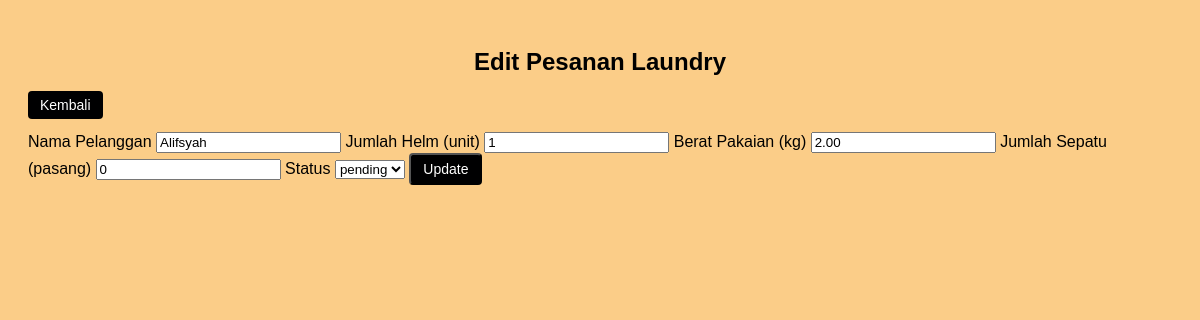
The app's page /update.php?id=1 (signed in) with its own data.
### tables this page shows
CREATE TABLE IF NOT EXISTS pesanan (
    id INT AUTO_INCREMENT PRIMARY KEY,
    nama_pelanggan VARCHAR(100) NOT NULL,
    helm_qty INT DEFAULT 0,
    pakaian_kg DECIMAL(5,2) DEFAULT 0,
    sepatu_pasang INT DEFAULT 0,
    total_harga DECIMAL(10,2) NOT NULL,
    status ENUM('pending','proses','selesai') DEFAULT 'pending',
    tanggal TIMESTAMP DEFAULT CURRENT_TIMESTAMP
);

### update.php (the view, shortened to what this page needs)
<?php
require 'db.php';
$id = (int) $_GET['id'];
$stmt = $koneksi->prepare("SELECT * FROM pesanan WHERE id = ?");
$stmt->bind_param("i", $id);
$stmt->execute();
$data = $stmt->get_result()->fetch_assoc();
?>
<!doctype html>
<html lang="id">
<head>
    <link rel="stylesheet" href="style.css">
</head>
<body>
    <h2>Edit Pesanan Laundry</h2>
    <a href="index.php" class="btn">Kembali</a>
    <br><br>
    <form method="post">
        <label>Nama Pelanggan</label>
        <input type="text" name="nama_pelanggan" required
               value="<?= htmlspecialchars($data['nama_pelanggan']); ?>">
        <label>Jumlah Helm (unit)</label>
        <input type="number" name="helm_qty" min="0"
               value="<?= $data['helm_qty']; ?>">
        <label>Berat Pakaian (kg)</label>
        <input type="number" step="0.1" name="pakaian_kg" min="0"
               value="<?= $data['pakaian_kg']; ?>">
        <label>Jumlah Sepatu (pasang)</label>
        <input type="number" name="sepatu_pasang" min="0"
               value="<?= $data['sepatu_pasang']; ?>">
        <label>Status</label>
        <select name="status">
            <option value="pending" <?= $data['status'] == 'pending' ? 'selected' : ''; ?>>pending</option>
        </select>
        <button type="submit" class="btn">Update</button>
    </form>
</body>
</html>

### style.css (style rules this page uses)
body { font-family: Arial, sans-serif; padding: 20px; background: #fbcd88; }
h2 { text-align: center; }
.btn, .btn-edit, .btn-delete { padding: 6px 12px; border-radius: 4px; text-decoration: none; font-size: 14px; }
.btn { background: #000001; color: #fff; }

### records on screen
pesanan: nama_pelanggan "Alifsyah", helm_qty "1", pakaian_kg "2.00", sepatu_pasang "0", status "pending"
